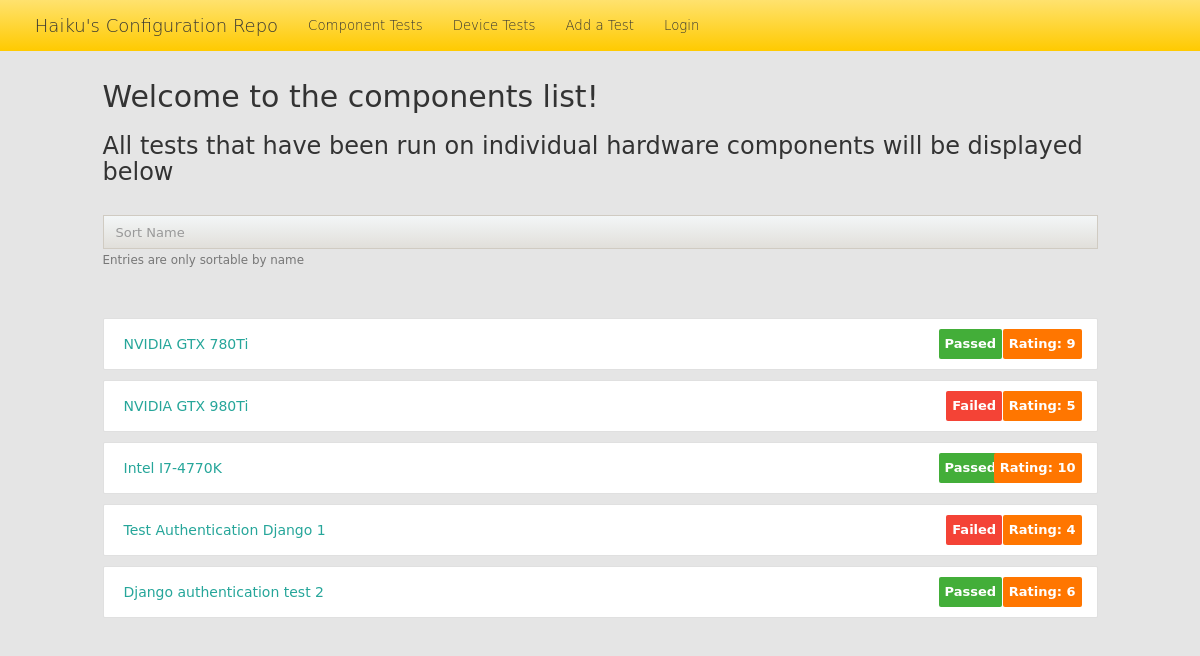
Screenshot of /component_list with the database file from the repository.
### repo/models.py (models this page shows)
class Component(models.Model):
    name = models.CharField(default='', max_length=200)
    notes = models.CharField(default='', max_length=500)
    is_working = models.CharField(default='', max_length=10)
    rating = models.IntegerField()
    category = models.CharField(default='', max_length=100)
    author = models.CharField(default='', max_length=100)
    author_email = models.CharField(default='', max_length=100)
    date_created = models.DateTimeField('date created', auto_now=True)
    date_modified = models.DateTimeField('date modified', auto_now=True)

### repo/views.py (the view)
# urls.py: url(r'^component_list', views.componentList, name='componentList'),
def componentList(request):
    all_components = Component.objects.all()
    context = { 'all_components' : all_components }
    return render(request, 'repo/component_list.html', context)

### repo/templates/repo/component_list.html (shortened to what this page needs)
{% load staticfiles %}
<!DOCTYPE html>
<html lang="en">
  <head>
    <link rel="stylesheet" type="text/css" href="{% static 'repo/main.css' %}">
    <link href="{% static 'repo/bootstrap.min.css' %}" rel="stylesheet">
    <link rel="stylesheet" href="{% static 'repo/shijin4.css' %}">
  </head>
  <body>
    <nav class="navbar navbar-inverse navbar-fixed-top">
      <div class="container">
        <div class="navbar-header">
          <a class="navbar-brand" href="{% url 'repo:index' %}">Haiku's Configuration Repo</a>
        </div>
        <div id="navbar" class="collapse navbar-collapse">
          <ul class="nav navbar-nav">
            <li><a href="{% url 'repo:componentList' %}" class="active">Component Tests</a></li>
            <li><a href="{% url 'repo:deviceList' %}">Device Tests</a></li>
            <li><a href="{% url 'repo:addTest' %}">Add a Test</a></li>
            <li><a href="{% url 'repo:loginIndex' %}">Login</a></li>
          </ul>
        </div>
      </div>
    </nav>
    <div class="padtop-5"></div>
    <div id="page">
      <div class="row">
        <h2>Welcome to the components list!</h2>
        <h3>All tests that have been run on individual hardware components will be displayed below</h3>
      </div>
      <div class="padtop-2"></div>
      <div class="row">
         <form action="{% url 'repo:sortComponents' %}" method="post">
           <fieldset class="form-group">
             <input type="email" class="form-control" name="name_to_sort" placeholder="Sort Name">
             <small class="text-muted">Entries are only sortable by name</small>
           </fieldset>
         </form>
       </div>
      <div class="pad-item-list center-list-item row">
        {% for component in all_components %}
          <div class="collection">
            <a href="{% url 'repo:componentDetail' component.id %}" class="collection-item">{{ component.name }}
              {% if component.is_working == "Passed" %}
                <span class="new badge green"><b>Passed</b></span>
              {% else %}
                <span class="new badge red"><b>Failed</b></span>
              {% endif %}
              <span class="new rating-badge orange"><b>Rating: {{ component.rating }}</b></span>
            </a>
          </div>
        {% endfor %}
      </div>
      <div class="padtop-5"></div>
    </div>
  </body>
</html>

### repo/static/repo/main.css (style rules this page uses)
body { background-color: #EEEEEE; }
div.container { margin-left: 1%; padding-top: 0.1%; }
nav { background-color: #000000; width: 100%; font-weight: 300; }
nav a { padding-left: 1%; }
.red { background-color: #F44336 !important; }
.green { background-color: #43AE39 !important; }
.orange { background-color: #FF7600 !important; }
.padtop-5 { padding-top: 5%; }
.padtop-2 { padding-top: 2%; }
.pad-item-list { padding-top: 3%; }
.center-list-item { margin-left: 13%; margin-right: 13%; }
span.badge { min-width: 3rem; padding: 0 6px; text-align: center; font-size: 1rem; line-height: inherit; color: #757575; position: absolute; right: 9.5%; -webkit-box-sizing: border-box; -moz-box-sizing: border-box; box-sizing: border-box; }
span.badge.new { font-weight: 300; font-size: 1.3rem; color: #fff; background-color: #26a69a; border-radius: 2px; }
span.rating-badge { min-width: 3rem; padding: 0 6px; text-align: center; font-size: 1rem; line-height: inherit; color: #757575; position: absolute; right: 15px; -webkit-box-sizing: border-box; -moz-box-sizing: border-box; box-sizing: border-box; }
span.rating-badge.new { font-weight: 300; font-size: 1.3rem; color: #fff; background-color: #26a69a; border-radius: 2px; }
.collection { margin: 0.5rem 0 1rem 0; border: 1px solid #e0e0e0; border-radius: 2px; overflow: hidden; position: relative; }
.collection .collection-item { background-color: #fff; line-height: 3rem; padding: 10px 20px; margin: 0; border-bottom: 1px solid #e0e0e0; }
.collection .collection-item:last-child { border-bottom: none; }
.collection a.collection-item { display: block; -webkit-transition: 0.25s; -moz-transition: 0.25s; -o-transition: 0.25s; -ms-transition: 0.25s; transition: 0.25s; color: #26a69a; }

### repo/static/repo/shijin4.css (style rules this page uses)
html, body { width: 100%; height: 100%; margin: 0px; padding: 0px; overflow-x: hidden; }
body { font-family: "DejaVu Sans", Arial, Helvetica, sans-serif; background: #e5e5e5 repeat-x scroll 0% 0%; }
a { color: #336698; }
#page { max-width: 965px; margin-left: auto; margin-right: auto; }
.navbar { border-radius: 0; border: 0; margin: 0; font-size: 95%; padding: 0 8px; background: #ffd73a; background: -moz-linear-gradient(top, #ffe26e 0%, #ffca00 100%); background: -webkit-linear-gradient(top, #ffe26e 0%,#ffca00 100%); background: linear-gradient(to bottom, #ffe26e 0%,#ffca00 100%); filter: progid:DXImageTransform.Microsoft.gradient(startColorstr='#ffe26e', endColorstr='#ffca00',GradientType=0); }
.navbar a { color: #333 !important; }
.form-control, nav button { box-shadow: none !important; -webkit-box-shadow: none !important; border-radius: 0 !important; font-size: 13px; }
input.form-control { background: #ededec; background: -moz-linear-gradient(top, #f3f6f7 0%, #e1dfda 100%); background: -webkit-linear-gradient(top, #f3f6f7 0%,#e1dfda 100%); background: linear-gradient(to bottom, #f3f6f7 0%,#e1dfda 100%); filter: progid:DXImageTransform.Microsoft.gradient(startColorstr='#f3f6f7', endColorstr='#e1dfda',GradientType=0); border: 1px solid #d0cbc2 !important; }

### rows the page displays
Component: name "NVIDIA GTX 780Ti", is_working "Passed", rating "9"
Component: name "NVIDIA GTX 980Ti", is_working "Failed", rating "5"
Component: name "Intel I7-4770K", is_working "Passed", rating "10"
Component: name "Test Authentication Django 1", is_working "Failed", rating "4"
Component: name "Django authentication test 2", is_working "Passed", rating "6"
